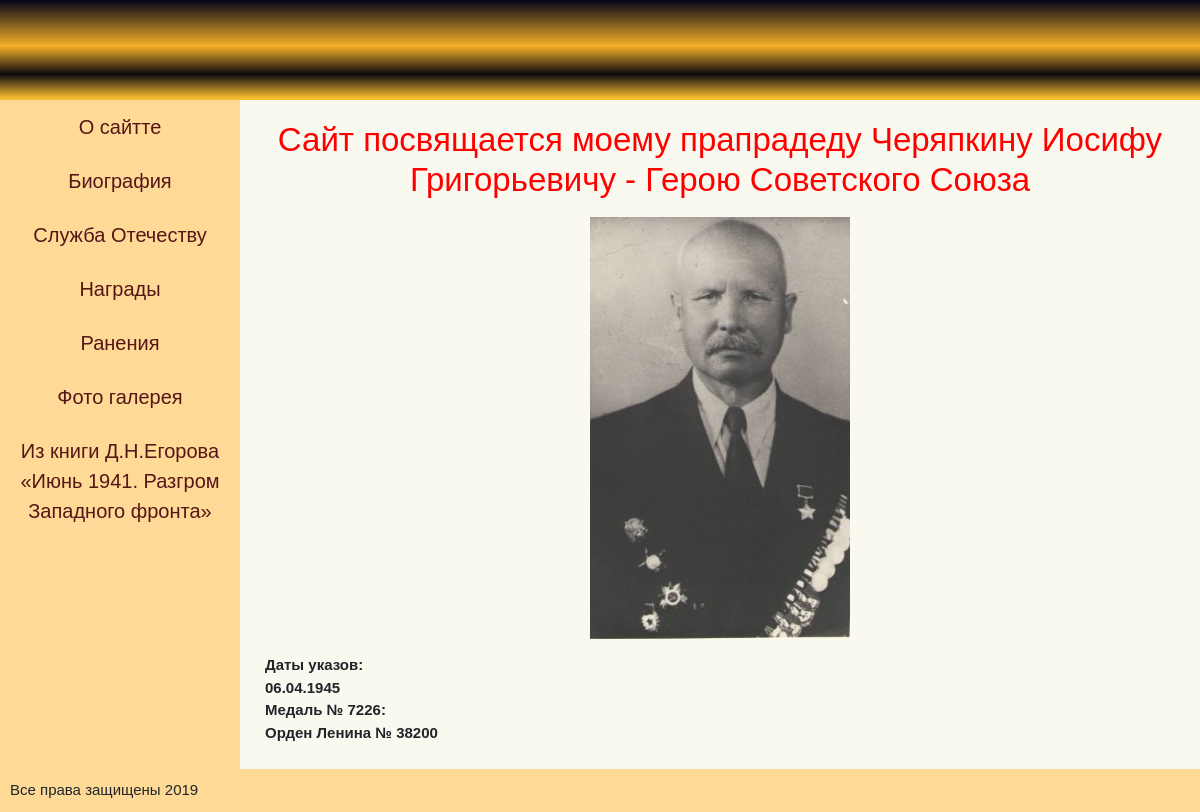
The page / on the database its author committed.
### tables this page shows
CREATE TABLE `menu` (
  `id` int(11) NOT NULL,
  `url` varchar(255) NOT NULL DEFAULT '?page=',
  `title` text NOT NULL,
  `parent` int(11) NOT NULL DEFAULT '0'
);

### index.php (called while the page is built)
<?php
require 'functions/bd.php';
require 'functions/function.php';
connections();

### functions/function.php (the view, shortened to what this page needs)
<?php
function connections(){
    $file = '';
    if (empty($_GET['page'])){
        $file = 'main';
    }else{
        $file = $_GET['page'];
    }
    include 'tempate/header.php';
    include 'tempate/menu.php';
    include 'imip/'. $file . '.php';
    include 'tempate/footer.php';
}
function do_query($query)
{
    global $mysqli;
    $result = mysqli_query($mysqli, $query);
    return $result;
}
function get_menu(){
    $sql = do_query('SELECT * FROM `menu` WHERE `parent` = "0" ORDER BY menu.id');
    $output = "<ul>";
    foreach ($sql as $r){
        $output .= "<li><a href='".$r['url']."'>".$r['title']."</a></li>";
    }
    $output .= "</ul>";
    echo $output;
    return;
}

### tempate/header.php (shortened to what this page needs)
<!doctype html>
<html lang="ru">
<head>
    <link rel="stylesheet" href="https://stackpath.bootstrapcdn.com/bootstrap/4.2.1/css/bootstrap.min.css">
    <link rel="stylesheet" href="css/style.css?t=<?php echo(microtime(true).rand()); ?>">
</head>
<body>
<div class="container-fluid">
<header>
    <div class="header">
    </div>
</header>

### tempate/menu.php (shortened to what this page needs)
<div class="container-row">
<div class="menu">
<nav>
<?php
get_menu();
?>
</nav>
</div>
    <div class="content">
        <div class="container">
            <description>

### imip/main.php
<h1 class="text-center">Сайт посвящается моему прапрадеду Черяпкину Иосифу Григорьевичу - Герою Советского Союза</h1>
<div class="block-center">
    <img class="" src="photo/main.jpg">
</div>
<?php
$elements = array(
    array(
        'head' => 'Даты указов:',
        'description' => '06.04.1945',
    ),
    array(
        'head' => 'Медаль № 7226:',
        'description' => 'Орден Ленина № 38200',
    ),
);
$out = '<div class="description">';
foreach ($elements as $element){
    $out .= '<p><b class="text-block">'.$element['head'].'</b><b class="text-block">'.$element['description'].'</b></p>';
}
$out .= '</div>';
echo $out;

### tempate/footer.php
</description></div>
</div>
</div>
<footer>
    <div class="footer">
        <p>Все права защищены <?php echo date('Y')?></p>
    </div>
</footer>
</div>
</body>
</html>

### css/style.css (style rules this page uses)
* { margin: 0; padding: 0; }
body { font-family: sans-serif; font-size: 15px; font-weight: normal; }
div { box-sizing: border-box; }
div:after, div:before { clear: both; display: block; content: ''; }
.block-center { display: table; margin: auto; }
.text-block { display: block; }
h1, h2 { font-size: 33px; color: red; padding: 10px 0; }
p { margin-bottom: 0; }
.container-fluid { padding: 0; }
.container-fluid .header { height: 100px; background: #040416; background: -moz-linear-gradient(top, #040416 0%, #f4b027 46%, #f4b027 46%, #0b080f 74%, #f7bb2e 98%); background: -webkit-linear-gradient(top, #040416 0%, #f4b027 46%, #f4b027 46%, #0b080f 74%, #f7bb2e 98%); background: linear-gradient(to bottom, #040416 0%, #f4b027 46%, #f4b027 46%, #0b080f 74%, #f7bb2e 98%); filter: progid:DXImageTransform.Microsoft.gradient(startColorstr='#040416', endColorstr='#f7bb2e', GradientType=0); }
.container-fluid .menu { position: relative; display: block; height: 60px; background: #FFD996; }
.container-fluid .menu nav { display: none; width: 100%; background: #FFD996; position: absolute; top: 100%; }
.container-fluid .menu nav ul { margin-bottom: 0; }
.container-fluid .menu nav ul li { display: block; text-align: left; font-size: 16px; padding-left: 10px; }
.container-fluid .menu nav ul li a { color: #551616; display: block; text-decoration: none; padding: 12px 0; }
.container-fluid .content { background: #faf9f0; padding: 10px; }
.container-fluid .content .description { padding: 15px 0; }
.container-fluid .footer { background: #FFD996; padding: 10px; }
@media (min-width: 960px) { .container-row { display: table; width: 100%; } }
@media (min-width: 960px) { .container-row .menu, .container-row .content { display: table-cell; } }
@media (min-width: 960px) { .container-row .menu { width: 20%; } }
@media (min-width: 960px) { .container-row .menu nav { display: block; top: 0; } }
@media (min-width: 960px) { .container-row .menu nav ul li { text-align: center; font-size: 20px; padding: 0; } }
@media (min-width: 960px) { .container-row .content { width: 80%; } }

### rows shown on the page
menu: title "О сайтте"
menu: title "Биография"
menu: title "Служба Отечеству"
menu: title "Награды"
menu: title "Ранения"
menu: title "Фото галерея"
menu: title "Из книги Д.Н.Егорова «Июнь 1941. Разгром Западного фронта»"

### other values the page prints
$element['head'] "Даты указов:"
$element['description'] "06.04.1945"
$element['head'] "Медаль № 7226:"
$element['description'] "Орден Ленина № 38200"
